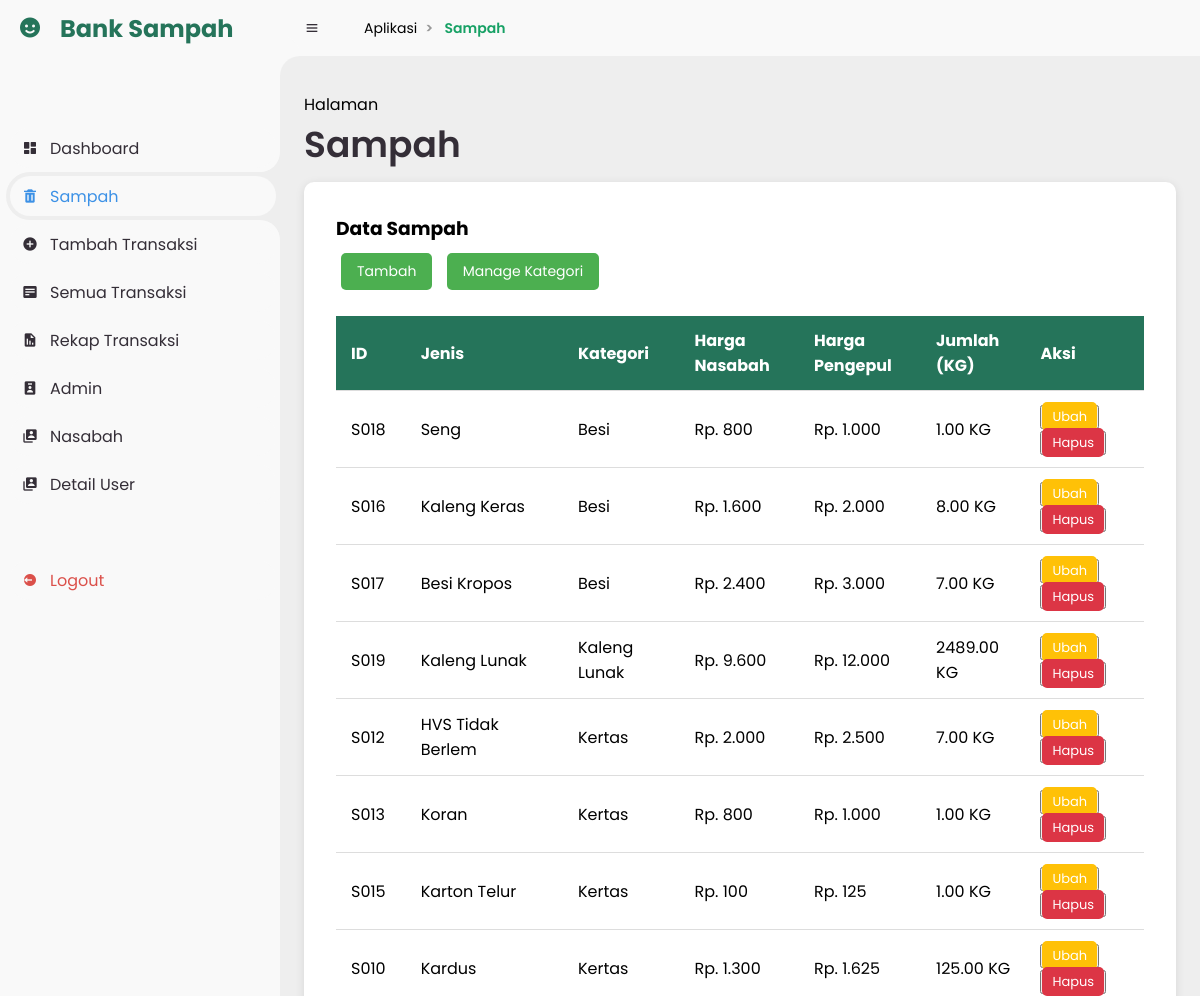
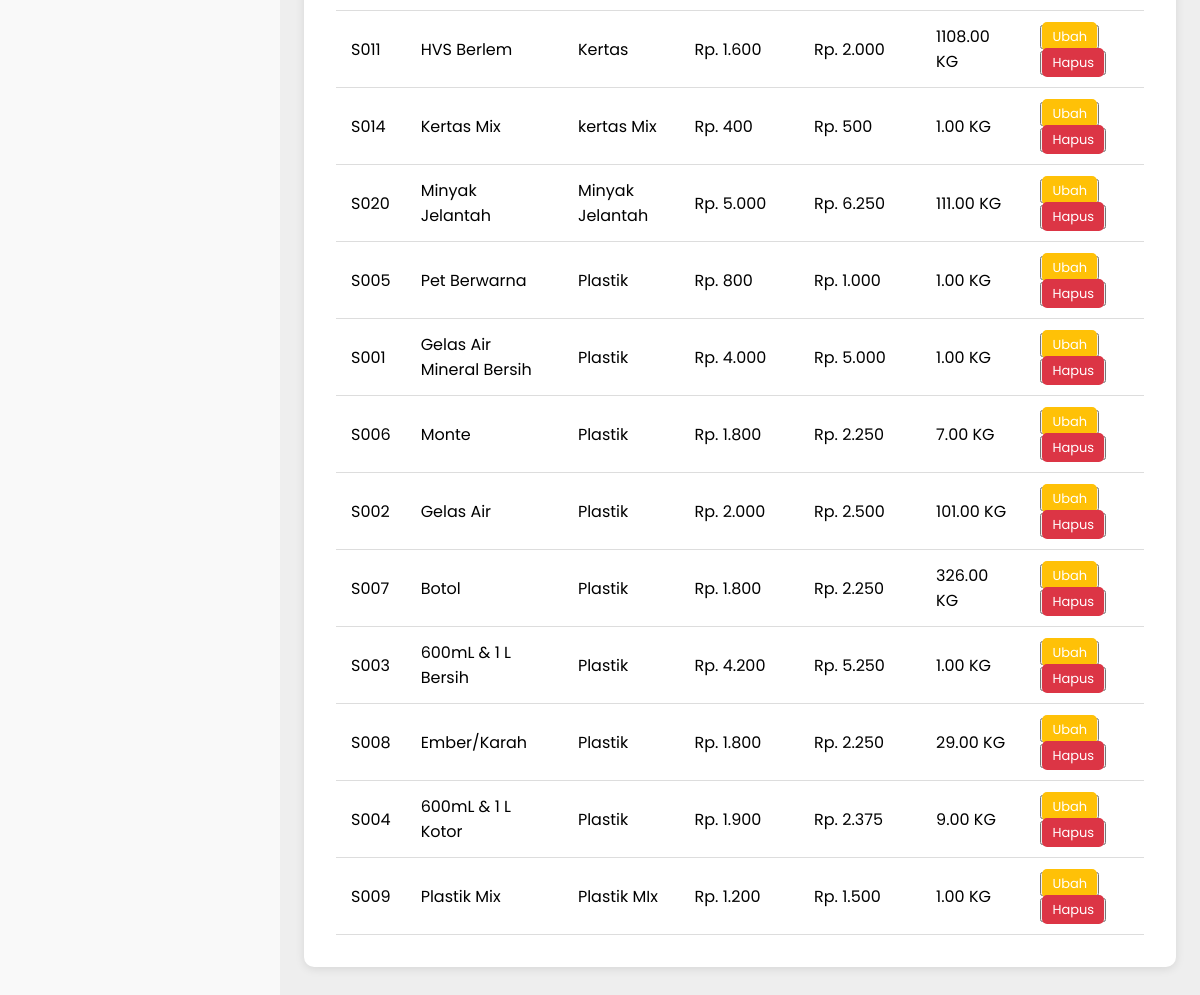
/index.php?page=sampah (signed in), run on the app's committed database (2 pictures, top to bottom).
### tables this page shows
CREATE TABLE `sampah` (
  `id` varchar(200) NOT NULL,
  `id_kategori` varchar(200) NOT NULL,
  `jenis` varchar(40) NOT NULL,
  `harga` int(11) NOT NULL,
  `harga_pusat` int(11) DEFAULT 0,
  `jumlah` decimal(65,2) NOT NULL DEFAULT 0.00
);

CREATE TABLE `kategori_sampah` (
  `id` varchar(200) NOT NULL,
  `name` varchar(100) NOT NULL,
  `created_at` bigint(20) NOT NULL
);

### fungsi.php (called while the page is built, shortened)
<?php
$koneksi = mysqli_connect("localhost", "root", "p@ssKeiCrypto", "banksampah2");
function query($query)
{
    global $koneksi;
    $result = mysqli_query($koneksi, $query);
    $rows = [];
    while ($row = mysqli_fetch_assoc($result)) {
        $rows[] = $row;
    }
    return $rows;
}
function getSampahData()
{
    return query("
        SELECT
            sampah.id,
            kategori_sampah.name AS kategori_name,
            sampah.jenis,
            sampah.harga,
            sampah.harga_pusat,
            sampah.jumlah
        FROM sampah
        JOIN kategori_sampah ON sampah.id_kategori = kategori_sampah.id
        ORDER BY kategori_name ASC, LENGTH(sampah.id), CAST(sampah.id AS UNSIGNED)
    ");
}

### views/sampah/index_sampah.php (the view, shortened to what this page needs)
<?php
include_once __DIR__ . '/../layouts/sidebar.php';
include_once __DIR__ . '/../../fungsi.php';
$query_all = getSampahData();
?>
<!DOCTYPE html>
<html lang="en">
<head>
    <link href='https://unpkg.com/boxicons@2.0.9/css/boxicons.min.css' rel='stylesheet'>
    <link rel="stylesheet" href="../../assets/css/style.css">
</head>
<body>
    <section id="content">
        <nav>
            <i class='bx bx-menu'></i>
            <?php include_once __DIR__ . '/../layouts/breadcrumb.php'; ?>
        </nav>
        <main>
            <div class="head-title">
                <div class="left">
                    <span>Halaman</span>
                    <h1>Sampah</h1>
                </div>
            </div>
            <div class="main--content">
                <div class="main--content--monitoring">
                    <div class="tabular--wrapper">
                        <div class="row align-items-start">
                            <div class="user--info">
                                <h3 class="main--title">Data Sampah</h3>
                                <a href="index.php?page=tambah_sampah">
                                    <button type="button" name="button" class="inputbtn border-right">Tambah</button>
                                </a>
                                <a href="index.php?page=manage_kategori">
                                    <button type="button" name="button" class="inputbtn border-right">Manage Kategori</button>
                                </a>
                            </div>
                        </div>
                        <div class="table-container">
                            <table>
                                <thead>
                                    <tr>
                                        <th>ID</th>
                                        <th>Jenis</th>
                                        <th>Kategori</th>
                                        <th>Harga Nasabah</th>
                                        <th>Harga Pengepul</th>
                                        <th>Jumlah (KG)</th>
                                        <th>Aksi</th>
                                    </tr>
                                </thead>
                                <tbody>
                                    <?php foreach ($query_all as $row): ?>
                                        <tr>
                                            <td><?= $row["id"]; ?></td>
                                            <td><?= $row["jenis"]; ?></td>
                                            <td><?= $row["kategori_name"]; ?></td>
                                            <td>Rp. <?= number_format($row["harga"], 0, ',', '.'); ?></td>
                                            <td>Rp. <?= number_format($row["harga_pusat"], 0, ',', '.'); ?></td>
                                            <td><?= $row["jumlah"]; ?> KG</td>
                                            <td>
                                                <li class="liaksi">
                                                    <button type="submit" name="submit">
                                                        <a href="index.php?page=ubah_sampah&id=<?= $row['id']; ?>"
                                                            class="inputbtn6">Ubah</a>
                                                    </button>
                                                </li>
                                                <li class="liaksi">
                                                    <button type="submit" name="submit">
                                                        <a href="index.php?page=sampah&delete_id=<?= htmlspecialchars($row["id"]); ?>"
                                                            class="inputbtn7"
                                                            onclick="return confirm('Yakin ingin hapus?')">Hapus</a>
                                                    </button>
                                                </li>
                                            </td>
                                        </tr>
                                    <?php endforeach; ?>
                                </tbody>
                            </table>
                        </div>
                    </div>
                </div>
            </div>
        </main>
    </section>
</body>
</html>

### assets/css/style.css (style rules this page uses)
* { margin: 0; padding: 0; box-sizing: border-box; }
a { text-decoration: none; }
li { list-style: none; }
:root { --poppins: 'Poppins', sans-serif; --lato: 'Lato', sans-serif; --light: #F9F9F9; --blue: #3C91E6; --light-blue: #CFE8FF; --grey: #eee; --dark-grey: #AAAAAA; --dark: #342E37; --red: #DB504A; --yellow: #FFCE26; --light-yellow: #FFF2C6; --orange: #FD7238; --light-orange: #FFE0D3; }
html { overflow-x: hidden; }
body { background: var(--grey); overflow-x: hidden; }
#content { position: relative; width: calc(100% - 280px); left: 280px; transition: .3s ease; }
#content nav { height: 56px; background: var(--light); padding: 0 24px; display: flex; align-items: center; grid-gap: 24px; font-family: var(--lato); position: sticky; top: 0; left: 0; z-index: 1000; }
#content nav::before { content: ''; position: absolute; width: 40px; height: 40px; bottom: -40px; left: 0; border-radius: 50%; box-shadow: -20px -20px 0 var(--light); }
#content nav .bx.bx-menu { cursor: pointer; color: var(--dark); }
#content main { width: 100%; padding: 36px 24px; font-family: var(--poppins); max-height: calc(100vh - 56px); overflow-y: auto; }
#content main .head-title { display: flex; align-items: center; justify-content: space-between; grid-gap: 16px; flex-wrap: wrap; }
#content main .head-title .left h1 { font-size: 36px; font-weight: 600; margin-bottom: 10px; color: var(--dark); }
.main--content--monitoring { background: #ffffff; border-radius: 10px; padding: 2rem; box-shadow: 0 2px 10px rgba(0, 0, 0, 0.1); }
.tabular--wrapper { overflow-x: auto; }
.table-container { width: 100%; margin-top: 1rem; }
table { width: 100%; border-collapse: collapse; background: #ffffff; }
thead { background-color: #25745A; color: white; }
th, td { text-align: left; padding: 12px 15px; border-bottom: 1px solid #dddddd; }
.inputbtn { padding: 8px 16px; background-color: #4CAF50; border: none; color: white; margin: 10px 5px; border-radius: 5px; font-size: 14px; cursor: pointer; transition: background-color 0.3s ease; }
.liaksi { list-style: none; display: inline-block; margin-right: 5px; }
.inputbtn6, .inputbtn7, .inputbtn8 { padding: 5px 10px; border-radius: 5px; color: white; font-size: 13px; text-decoration: none; }
.inputbtn6 { background-color: #ffc107; }
.inputbtn7 { background-color: #dc3545; }
table { border-collapse: collapse; }

### views/layouts/sidebar.php (style rules this page uses)
* { font-family: 'Poppins', sans-serif; }

### data on the page
sampah: id "S018", jenis "Seng", id_kategori.name "Besi", harga "800", harga_pusat "1.000", jumlah "1.00"
sampah: id "S016", jenis "Kaleng Keras", id_kategori.name "Besi", harga "1.600", harga_pusat "2.000", jumlah "8.00"
sampah: id "S017", jenis "Besi Kropos", id_kategori.name "Besi", harga "2.400", harga_pusat "3.000", jumlah "7.00"
sampah: id "S019", jenis "Kaleng Lunak", id_kategori.name "Kaleng Lunak", harga "9.600", harga_pusat "12.000", jumlah "2489.00"
sampah: id "S012", jenis "HVS Tidak Berlem", id_kategori.name "Kertas", harga "2.000", harga_pusat "2.500", jumlah "7.00"
sampah: id "S013", jenis "Koran", id_kategori.name "Kertas", harga "800", harga_pusat "1.000", jumlah "1.00"
sampah: id "S015", jenis "Karton Telur", id_kategori.name "Kertas", harga "100", harga_pusat "125", jumlah "1.00"
sampah: id "S010", jenis "Kardus", id_kategori.name "Kertas", harga "1.300", harga_pusat "1.625", jumlah "125.00"
sampah: id "S011", jenis "HVS Berlem", id_kategori.name "Kertas", harga "1.600", harga_pusat "2.000", jumlah "1108.00"
sampah: id "S014", jenis "Kertas Mix", id_kategori.name "kertas Mix", harga "400", harga_pusat "500", jumlah "1.00"
sampah: id "S020", jenis "Minyak Jelantah", id_kategori.name "Minyak Jelantah", harga "5.000", harga_pusat "6.250", jumlah "111.00"
sampah: id "S005", jenis "Pet Berwarna", id_kategori.name "Plastik", harga "800", harga_pusat "1.000", jumlah "1.00"
sampah: id "S001", jenis "Gelas Air Mineral Bersih", id_kategori.name "Plastik", harga "4.000", harga_pusat "5.000", jumlah "1.00"
sampah: id "S006", jenis "Monte", id_kategori.name "Plastik", harga "1.800", harga_pusat "2.250", jumlah "7.00"
sampah: id "S002", jenis "Gelas Air", id_kategori.name "Plastik", harga "2.000", harga_pusat "2.500", jumlah "101.00"
sampah: id "S007", jenis "Botol", id_kategori.name "Plastik", harga "1.800", harga_pusat "2.250", jumlah "326.00"
sampah: id "S003", jenis "600mL & 1 L Bersih", id_kategori.name "Plastik", harga "4.200", harga_pusat "5.250", jumlah "1.00"
sampah: id "S008", jenis "Ember/Karah", id_kategori.name "Plastik", harga "1.800", harga_pusat "2.250", jumlah "29.00"
sampah: id "S004", jenis "600mL & 1 L Kotor", id_kategori.name "Plastik", harga "1.900", harga_pusat "2.375", jumlah "9.00"
sampah: id "S009", jenis "Plastik Mix", id_kategori.name "Plastik MIx", harga "1.200", harga_pusat "1.500", jumlah "1.00"

### other printed values
$item['label'] "Aplikasi"
$item['label'] "Sampah"
